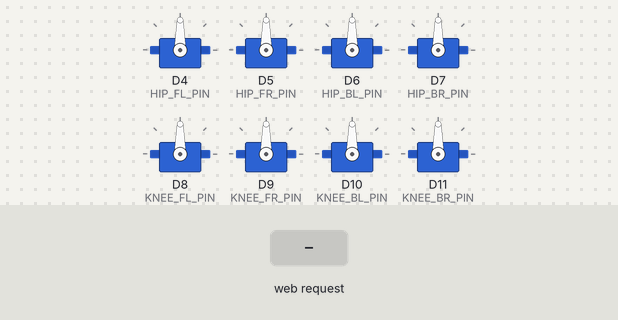
Bench run of a sketch on a simulated Arduino Uno R4 WiFi. Parts: 8 × servo. The test bench sets the inputs (shaded band). What the sketch prints to the serial monitor is not drawn.

Above: at 1.2 s.
1.3 s: HTTP request GET /sit received
At 2.7 s:
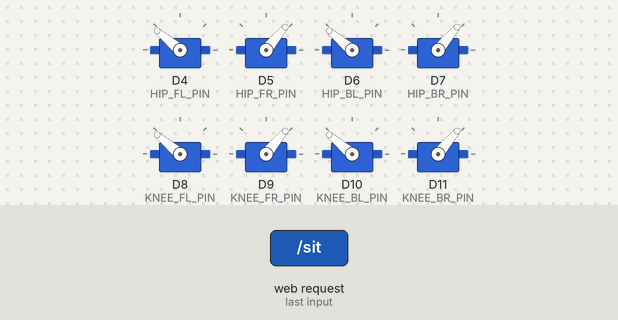
3.7 s: HTTP request GET /stand received
At 4.15 s:
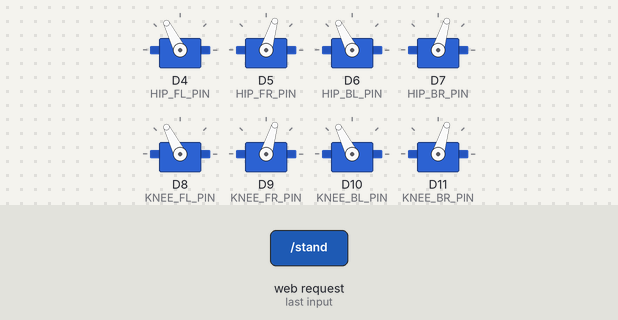
6.1 s: HTTP request GET /forward received
At 6.55 s:
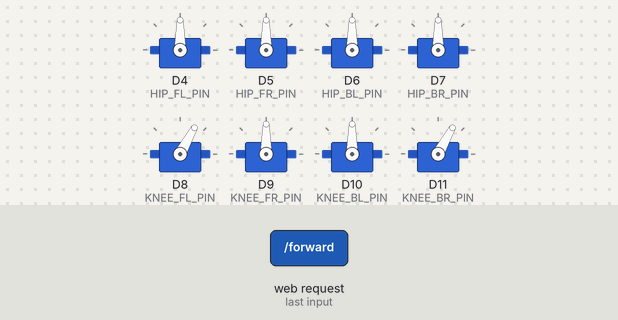
Timing chart, 0 to 15.1 s (numbered marks = the images above; inputs shaded):
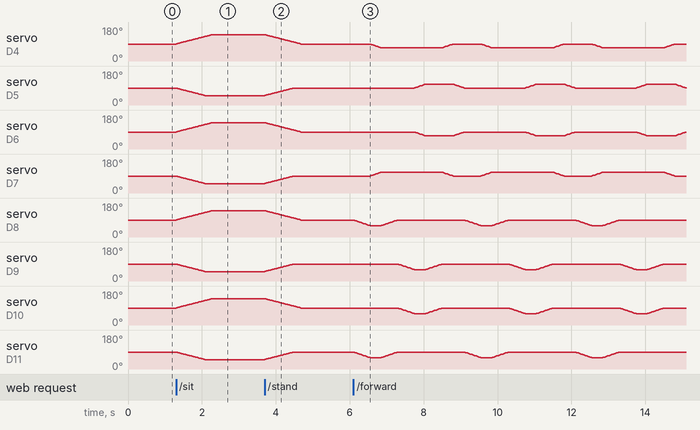

The sketch:

dog_robot.ino
```cpp
#include <WiFiS3.h>
#include <Servo.h>

//---------------- WiFi ----------------//
char ssid[] = "DogRobot";
char pass[] = "12345678";

WiFiServer server(80);

//--------------- Servos ---------------//
Servo hipFL, hipFR, hipBL, hipBR;
Servo kneeFL, kneeFR, kneeBL, kneeBR;

//--------------- Pins -----------------//
// Change these if your wiring is different
const int HIP_FL_PIN   = 4;
const int HIP_FR_PIN   = 5;
const int HIP_BL_PIN   = 6;
const int HIP_BR_PIN   = 7;

const int KNEE_FL_PIN  = 8;
const int KNEE_FR_PIN  = 9;
const int KNEE_BL_PIN  = 10;
const int KNEE_BR_PIN  = 11;

//------------ Current Position --------//
int hipFLPos = 90;
int hipFRPos = 90;
int hipBLPos = 90;
int hipBRPos = 90;

int kneeFLPos = 90;
int kneeFRPos = 90;
int kneeBLPos = 90;
int kneeBRPos = 90;

// Walking parameters
// Left legs
const int HIP_LEFT_FORWARD = 70;
const int HIP_LEFT_BACK    = 110;

// Right legs (mirror)
const int HIP_RIGHT_FORWARD = 110;
const int HIP_RIGHT_BACK    = 70;

const int KNEE_UP   = 60;
const int KNEE_DOWN = 90;

const int STEP_DELAY  = 15;

//------------- Smooth Move ------------//
void moveServo(Servo &servo, int &current, int target)
{
  if (current < target)
  {
    while (current < target)
    {
      current++;
      servo.write(current);
      delay(15);
    }
  }
  else
  {
    while (current > target)
    {
      current--;
      servo.write(current);
      delay(15);
    }
  }
}

void moveLeg(
Servo &hip,
Servo &knee,
int &hipPos,
int &kneePos,
int hipTarget,
int kneeTarget)
{
  while (hipPos != hipTarget || kneePos != kneeTarget)
  {
    if (hipPos < hipTarget) hipPos++;
    if (hipPos > hipTarget) hipPos--;

    if (kneePos < kneeTarget) kneePos++;
    if (kneePos > kneeTarget) kneePos--;

    hip.write(hipPos);
    knee.write(kneePos);

    delay(STEP_DELAY);
  }
}

void moveTwoLegs(
    Servo &hip1, Servo &knee1,
    int &hipPos1, int &kneePos1,
    int hipTarget1, int kneeTarget1,

    Servo &hip2, Servo &knee2,
    int &hipPos2, int &kneePos2,
    int hipTarget2, int kneeTarget2)
{
    while (hipPos1 != hipTarget1 ||
           kneePos1 != kneeTarget1 ||
           hipPos2 != hipTarget2 ||
           kneePos2 != kneeTarget2)
    {
        if (hipPos1 < hipTarget1) hipPos1++;
        if (hipPos1 > hipTarget1) hipPos1--;

        if (kneePos1 < kneeTarget1) kneePos1++;
        if (kneePos1 > kneeTarget1) kneePos1--;

        if (hipPos2 < hipTarget2) hipPos2++;
        if (hipPos2 > hipTarget2) hipPos2--;

        if (kneePos2 < kneeTarget2) kneePos2++;
        if (kneePos2 > kneeTarget2) kneePos2--;

        hip1.write(hipPos1);
        knee1.write(kneePos1);

        hip2.write(hipPos2);
        knee2.write(kneePos2);

        delay(STEP_DELAY);
    }
}
void walkCycle()
{
    //===========================
    // Phase 1
    // Front Left + Back Right
    //===========================

    // Lift both legs
    moveTwoLegs(
        hipFL, kneeFL, hipFLPos, kneeFLPos, hipFLPos, KNEE_UP,
        hipBR, kneeBR, hipBRPos, kneeBRPos, hipBRPos, KNEE_UP);

    // Swing forward
    moveTwoLegs(
        hipFL, kneeFL, hipFLPos, kneeFLPos, HIP_LEFT_FORWARD, KNEE_UP,
        hipBR, kneeBR, hipBRPos, kneeBRPos, HIP_RIGHT_FORWARD, KNEE_UP);

    // Place on ground
    moveTwoLegs(
        hipFL, kneeFL, hipFLPos, kneeFLPos, HIP_LEFT_FORWARD, KNEE_DOWN,
        hipBR, kneeBR, hipBRPos, kneeBRPos, HIP_RIGHT_FORWARD, KNEE_DOWN);

    //===========================
    // Phase 2
    // Front Right + Back Left
    //===========================

    moveTwoLegs(
        hipFR, kneeFR, hipFRPos, kneeFRPos, hipFRPos, KNEE_UP,
        hipBL, kneeBL, hipBLPos, kneeBLPos, hipBLPos, KNEE_UP);

    moveTwoLegs(
        hipFR, kneeFR, hipFRPos, kneeFRPos, HIP_RIGHT_FORWARD, KNEE_UP,
        hipBL, kneeBL, hipBLPos, kneeBLPos, HIP_LEFT_FORWARD, KNEE_UP);

    moveTwoLegs(
        hipFR, kneeFR, hipFRPos, kneeFRPos, HIP_RIGHT_FORWARD, KNEE_DOWN,
        hipBL, kneeBL, hipBLPos, kneeBLPos, HIP_LEFT_FORWARD, KNEE_DOWN);

    //===========================
    // Return to neutral
    //===========================

    moveTwoLegs(
        hipFL, kneeFL, hipFLPos, kneeFLPos, 90, KNEE_DOWN,
        hipBR, kneeBR, hipBRPos, kneeBRPos, 90, KNEE_DOWN);

    moveTwoLegs(
        hipFR, kneeFR, hipFRPos, kneeFRPos, 90, KNEE_DOWN,
        hipBL, kneeBL, hipBLPos, kneeBLPos, 90, KNEE_DOWN);
}
//------------- Stand Pose -------------//
void standPose()
{
  while (
    hipFLPos != 90 ||
    hipFRPos != 90 ||
    hipBLPos != 90 ||
    hipBRPos != 90 ||
    kneeFLPos != 90 ||
    kneeFRPos != 90 ||
    kneeBLPos != 90 ||
    kneeBRPos != 90)
  {

    if (hipFLPos > 90) hipFLPos--;
    if (hipFRPos < 90) hipFRPos++;
    if (hipBLPos > 90) hipBLPos--;
    if (hipBRPos < 90) hipBRPos++;

    if (kneeFLPos > 90) kneeFLPos--;
    if (kneeFRPos < 90) kneeFRPos++;
    if (kneeBLPos > 90) kneeBLPos--;
    if (kneeBRPos < 90) kneeBRPos++;

    hipFL.write(hipFLPos);
    hipFR.write(hipFRPos);
    hipBL.write(hipBLPos);
    hipBR.write(hipBRPos);

    kneeFL.write(kneeFLPos);
    kneeFR.write(kneeFRPos);
    kneeBL.write(kneeBLPos);
    kneeBR.write(kneeBRPos);

    delay(20);
  }
}

//-------------- Sit Pose --------------//
void sitPose()
{
  while (
    hipFLPos != 140 ||
    hipFRPos != 50 ||
    hipBLPos != 140 ||
    hipBRPos != 50 ||
    kneeFLPos != 140 ||
    kneeFRPos != 50 ||
    kneeBLPos != 140 ||
    kneeBRPos != 50)
  {

    if (hipFLPos < 140) hipFLPos++;
    if (hipFRPos > 50) hipFRPos--;
    if (hipBLPos < 140) hipBLPos++;
    if (hipBRPos > 50) hipBRPos--;

    if (kneeFLPos < 140) kneeFLPos++;
    if (kneeFRPos > 50) kneeFRPos--;
    if (kneeBLPos < 140) kneeBLPos++;
    if (kneeBRPos > 50) kneeBRPos--;

    hipFL.write(hipFLPos);
    hipFR.write(hipFRPos);
    hipBL.write(hipBLPos);
    hipBR.write(hipBRPos);

    kneeFL.write(kneeFLPos);
    kneeFR.write(kneeFRPos);
    kneeBL.write(kneeBLPos);
    kneeBR.write(kneeBRPos);

    delay(20);
  }
}

void walkForward()
{
    // If the robot is sitting, stand up smoothly.
    standPose();

    // Walk forward.
    for (int i = 0; i < 5; i++)
    {
        walkCycle();
    }

    // Finish in standing position.
    standPose();
}

//------------- Web Page ---------------//
String page()
{
  String html =
"<!DOCTYPE html>"
"<html>"
"<head>"
"<meta name='viewport' content='width=device-width, initial-scale=1'>"
"<style>"
"body{"
"  text-align:center;"
"  font-family:Arial;"
"  background:#f2f2f2;"
"  margin-top:30px;"
"}"
"h2{font-size:32px;}"
"button{"
"  width:180px;"
"  height:70px;"
"  font-size:24px;"
"  font-weight:bold;"
"  margin:8px;"
"  border:none;"
"  border-radius:12px;"
"  cursor:pointer;"
"}"
".stand{background:#4CAF50;color:white;}"
".sit{background:#2196F3;color:white;}"
".forward{background:#FF9800;color:white;}"
"</style>"
"</head>"
"<body>"
"<h2>Dog Robot</h2>"
"<a href='/stand'><button class='stand'>STAND</button></a><br>"
"<a href='/sit'><button class='sit'>SIT</button></a><br>"
"<a href='/forward'><button class='forward'>FORWARD</button></a>"
"</body>"
"</html>";

  return html;
}

//--------------- Setup ----------------//
void setup()
{
  hipFL.attach(HIP_FL_PIN);
  hipFR.attach(HIP_FR_PIN);
  hipBL.attach(HIP_BL_PIN);
  hipBR.attach(HIP_BR_PIN);

  kneeFL.attach(KNEE_FL_PIN);
  kneeFR.attach(KNEE_FR_PIN);
  kneeBL.attach(KNEE_BL_PIN);
  kneeBR.attach(KNEE_BR_PIN);

// Start in stand position
hipFL.write(90);
hipFR.write(90);
hipBL.write(90);
hipBR.write(90);

kneeFL.write(90);
kneeFR.write(90);
kneeBL.write(90);
kneeBR.write(90);

  WiFi.beginAP(ssid, pass);

  Serial.begin(115200);
  Serial.print("AP IP Address: ");
  Serial.println(WiFi.localIP());

  server.begin();
}

//---------------- Loop ----------------//
void loop()
{
  WiFiClient client = server.available();

  if (client)
  {
    String req = client.readStringUntil('\r');
    client.flush();

    if (req.indexOf("GET /stand") >= 0)
      standPose();

    if (req.indexOf("GET /sit") >= 0)
      sitPose();

    if(req.indexOf("GET /forward") >= 0)
    walkForward();

    client.println("HTTP/1.1 200 OK");
    client.println("Content-Type: text/html");
    client.println("Connection: close");
    client.println();
    client.println(page());

    client.stop();
  }
}
```

Measured:
- after the input at 1.3 s, servo on D4 (HIP_FL_PIN), servo on D6 (HIP_BL_PIN), servo on D8 (KNEE_FL_PIN), servo on D10 (KNEE_BL_PIN): moves from 90° to 140° over 0.98 s, starting at once; servo on D5 (HIP_FR_PIN), servo on D7 (HIP_BR_PIN), servo on D9 (KNEE_FR_PIN), servo on D11 (KNEE_BR_PIN): moves from 90° to 50° over 0.78 s, starting at once
- after the input at 3.7 s, servo on D4 (HIP_FL_PIN), servo on D6 (HIP_BL_PIN), servo on D8 (KNEE_FL_PIN), servo on D10 (KNEE_BL_PIN): moves from 140° to 90° over 0.98 s, starting at once; servo on D5 (HIP_FR_PIN), servo on D7 (HIP_BR_PIN), servo on D9 (KNEE_FR_PIN), servo on D11 (KNEE_BR_PIN): moves from 50° to 90° over 0.78 s, starting at once
